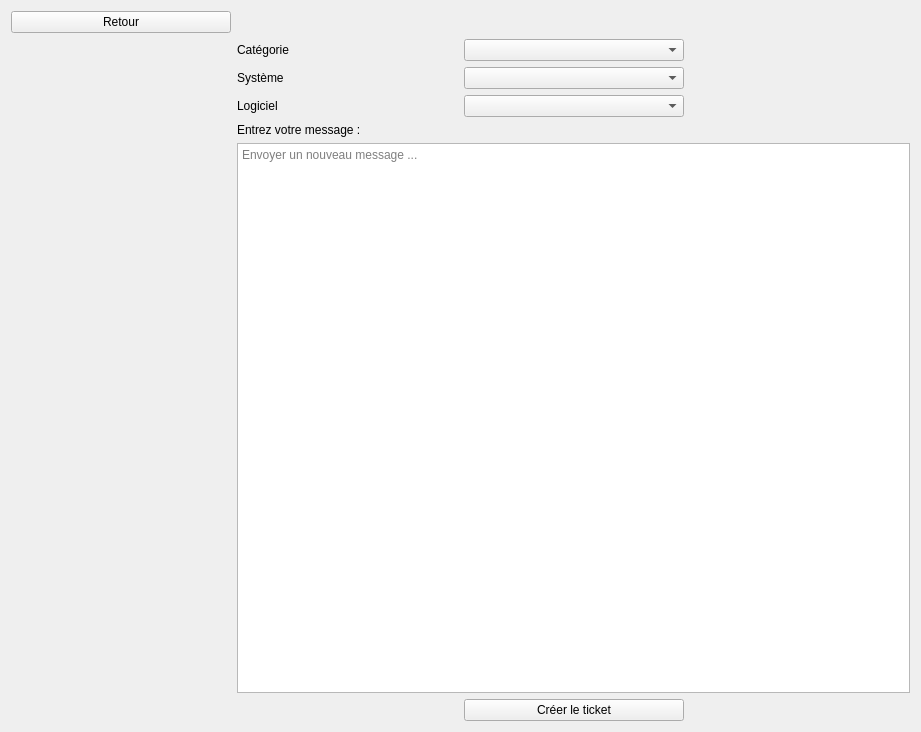
<?xml version="1.0" encoding="UTF-8"?>
<ui version="4.0">
 <class>PageAjoutTicket</class>
 <widget class="QWidget" name="PageAjoutTicket">
  <property name="geometry">
   <rect>
    <x>0</x>
    <y>0</y>
    <width>921</width>
    <height>732</height>
   </rect>
  </property>
  <property name="windowTitle">
   <string>Form</string>
  </property>
  <layout class="QGridLayout" name="gridLayout">
   <item row="1" column="1">
    <widget class="QLabel" name="label">
     <property name="text">
      <string>Catégorie</string>
     </property>
    </widget>
   </item>
   <item row="1" column="2">
    <widget class="QComboBox" name="categorie_box"/>
   </item>
   <item row="2" column="1">
    <widget class="QLabel" name="label_2">
     <property name="text">
      <string>Système</string>
     </property>
    </widget>
   </item>
   <item row="2" column="2">
    <widget class="QComboBox" name="systeme_box"/>
   </item>
   <item row="3" column="1">
    <widget class="QLabel" name="label_3">
     <property name="text">
      <string>Logiciel</string>
     </property>
    </widget>
   </item>
   <item row="3" column="2">
    <widget class="QComboBox" name="logiciel_box"/>
   </item>
   <item row="4" column="1" colspan="2">
    <widget class="QLabel" name="label_4">
     <property name="text">
      <string>Entrez votre message :</string>
     </property>
    </widget>
   </item>
   <item row="5" column="1" colspan="3">
    <widget class="QTextEdit" name="message_text">
     <property name="placeholderText">
      <string>Envoyer un nouveau message ...</string>
     </property>
    </widget>
   </item>
   <item row="6" column="2">
    <widget class="QPushButton" name="creer_le_ticket_bouton">
     <property name="text">
      <string>Créer le ticket</string>
     </property>
    </widget>
   </item>
   <item row="0" column="0">
    <widget class="QPushButton" name="bouton_retour">
     <property name="text">
      <string>Retour</string>
     </property>
    </widget>
   </item>
  </layout>
 </widget>
 <resources/>
 <connections/>
</ui>
